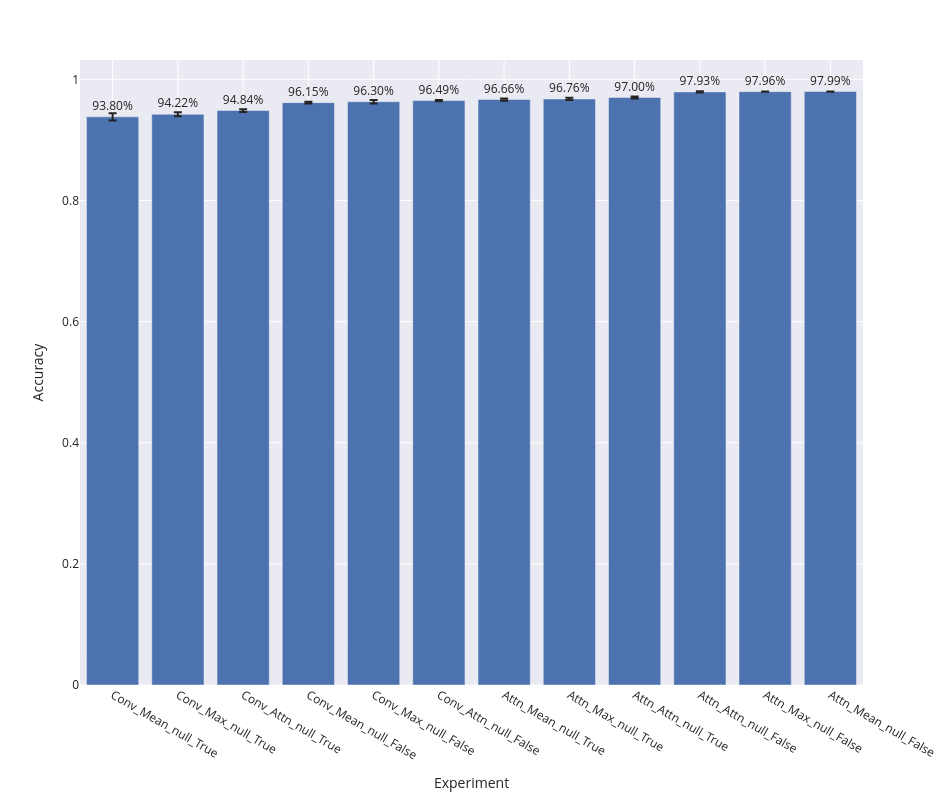

Notebook cell for this chart:
### Code cell
bar_plot(label_wise_metrics_agg, 'accuracy')

### Figure 1 — Plotly figure (JSON) as saved in the notebook; plotly's stock layout.template omitted (floating-point values rounded to 4 significant figures)
{"data": [{"alignmentgroup": "True", "error_y": {"array": [0.00603, 0.003293, 0.002379, 0.001268, 0.002765, 0.001075, 0.001835, 0.001884, 0.001632, 0.001042, 0.0002462, 0.0002233]}, "hovertemplate": "expr=%{x}<br>accuracy_mean=%{text}<extra></extra>", "legendgroup": "", "marker": {"color": "rgb(76,114,176)", "pattern": {"shape": ""}}, "name": "", "offsetgroup": "", "orientation": "v", "showlegend": false, "text": [0.938, 0.9422, 0.9484, 0.9615, 0.963, 0.9649, 0.9666, 0.9676, 0.97, 0.9793, 0.9796, 0.9799], "textposition": "outside", "texttemplate": "%{text:.2%}", "type": "bar", "x": ["Conv_Mean_null_True", "Conv_Max_null_True", "Conv_Attn_null_True", "Conv_Mean_null_False", "Conv_Max_null_False", "Conv_Attn_null_False", "Attn_Mean_null_True", "Attn_Max_null_True", "Attn_Attn_null_True", "Attn_Attn_null_False", "Attn_Max_null_False", "Attn_Mean_null_False"], "xaxis": "x", "y": [0.938, 0.9422, 0.9484, 0.9615, 0.963, 0.9649, 0.9666, 0.9676, 0.97, 0.9793, 0.9796, 0.9799], "yaxis": "y"}], "layout": {"barmode": "group", "height": 800, "legend": {"tracegroupgap": 0}, "margin": {"t": 60}, "width": 950, "xaxis": {"anchor": "y", "domain": [0, 1], "title": {"text": "Experiment"}}, "yaxis": {"anchor": "x", "domain": [0, 1], "title": {"text": "Accuracy"}}}}
